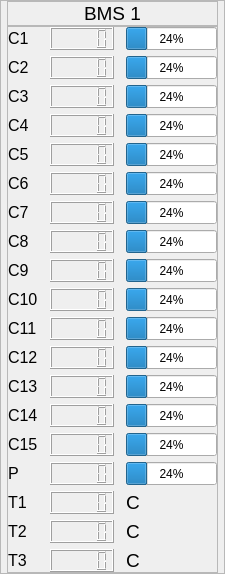
        <widget class="QFrame" name="BMS1">
         <property name="frameShape">
          <enum>QFrame::StyledPanel</enum>
         </property>
         <property name="frameShadow">
          <enum>QFrame::Raised</enum>
         </property>
         <layout class="QVBoxLayout" name="verticalLayout_2">
          <property name="spacing">
           <number>0</number>
          </property>
          <property name="leftMargin">
           <number>6</number>
          </property>
          <property name="topMargin">
           <number>0</number>
          </property>
          <property name="rightMargin">
           <number>6</number>
          </property>
          <property name="bottomMargin">
           <number>0</number>
          </property>
          <item>
           <widget class="QFrame" name="headline">
            <property name="maximumSize">
             <size>
              <width>16777215</width>
              <height>30</height>
             </size>
            </property>
            <property name="frameShape">
             <enum>QFrame::StyledPanel</enum>
            </property>
            <property name="frameShadow">
             <enum>QFrame::Raised</enum>
            </property>
            <layout class="QHBoxLayout" name="horizontalLayout_2">
             <property name="spacing">
              <number>0</number>
             </property>
             <property name="leftMargin">
              <number>0</number>
             </property>
             <property name="topMargin">
              <number>0</number>
             </property>
             <property name="rightMargin">
              <number>0</number>
             </property>
             <property name="bottomMargin">
              <number>0</number>
             </property>
             <item>
              <widget class="QLabel" name="label">
               <property name="font">
                <font>
                 <pointsize>14</pointsize>
                </font>
               </property>
               <property name="text">
                <string>BMS 1</string>
               </property>
               <property name="alignment">
                <set>Qt::AlignCenter</set>
               </property>
              </widget>
             </item>
            </layout>
           </widget>
          </item>
          <item>
           <widget class="QFrame" name="cell">
            <property name="frameShape">
             <enum>QFrame::StyledPanel</enum>
            </property>
            <property name="frameShadow">
             <enum>QFrame::Raised</enum>
            </property>
            <layout class="QVBoxLayout" name="verticalLayout_5">
             <property name="spacing">
              <number>0</number>
             </property>
             <property name="leftMargin">
              <number>0</number>
             </property>
             <property name="topMargin">
              <number>0</number>
             </property>
             <property name="rightMargin">
              <number>0</number>
             </property>
             <property name="bottomMargin">
              <number>0</number>
             </property>
             <item>
              <layout class="QGridLayout" name="gridLayout">
               <property name="horizontalSpacing">
                <number>12</number>
               </property>
               <property name="verticalSpacing">
                <number>6</number>
               </property>
               <item row="14" column="2">
                <widget class="QProgressBar" name="progressBar_15">
                 <property name="sizePolicy">
                  <sizepolicy hsizetype="Expanding" vsizetype="Expanding">
                   <horstretch>0</horstretch>
                   <verstretch>0</verstretch>
                  </sizepolicy>
                 </property>
                 <property name="value">
                  <number>24</number>
                 </property>
                </widget>
               </item>
               <item row="16" column="1">
                <widget class="QLCDNumber" name="lcdNumber_t1">
                 <property name="sizePolicy">
                  <sizepolicy hsizetype="Expanding" vsizetype="Expanding">
                   <horstretch>0</horstretch>
                   <verstretch>0</verstretch>
                  </sizepolicy>
                 </property>
                </widget>
               </item>
               <item row="10" column="0">
                <widget class="QLabel" name="label_12">
                 <property name="font">
                  <font>
                   <pointsize>12</pointsize>
                  </font>
                 </property>
                 <property name="text">
                  <string>C11</string>
                 </property>
                </widget>
               </item>
               <item row="9" column="0">
                <widget class="QLabel" name="label_11">
                 <property name="font">
                  <font>
                   <pointsize>12</pointsize>
                  </font>
                 </property>
                 <property name="text">
                  <string>C10</string>
                 </property>
                </widget>
               </item>
               <item row="6" column="2">
                <widget class="QProgressBar" name="progressBar_7">
                 <property name="sizePolicy">
                  <sizepolicy hsizetype="Expanding" vsizetype="Expanding">
                   <horstretch>0</horstretch>
                   <verstretch>0</verstretch>
                  </sizepolicy>
                 </property>
                 <property name="value">
                  <number>24</number>
                 </property>
                </widget>
               </item>
               <item row="12" column="0">
                <widget class="QLabel" name="label_14">
                 <property name="font">
                  <font>
                   <pointsize>12</pointsize>
                  </font>
                 </property>
                 <property name="text">
                  <string>C13</string>
                 </property>
                </widget>
               </item>
               <item row="11" column="2">
                <widget class="QProgressBar" name="progressBar_12">
                 <property name="sizePolicy">
                  <sizepolicy hsizetype="Expanding" vsizetype="Expanding">
                   <horstretch>0</horstretch>
                   <verstretch>0</verstretch>
                  </sizepolicy>
                 </property>
                 <property name="value">
                  <number>24</number>
                 </property>
                </widget>
               </item>
               <item row="4" column="1">
                <widget class="QLCDNumber" name="lcdNumber_5">
                 <property name="sizePolicy">
                  <sizepolicy hsizetype="Expanding" vsizetype="Expanding">
                   <horstretch>0</horstretch>
                   <verstretch>0</verstretch>
                  </sizepolicy>
                 </property>
                </widget>
               </item>
               <item row="17" column="1">
                <widget class="QLCDNumber" name="lcdNumber_t2">
                 <property name="sizePolicy">
                  <sizepolicy hsizetype="Expanding" vsizetype="Expanding">
                   <horstretch>0</horstretch>
                   <verstretch>0</verstretch>
                  </sizepolicy>
                 </property>
                </widget>
               </item>
               <item row="2" column="0">
                <widget class="QLabel" name="label_4">
                 <property name="font">
                  <font>
                   <pointsize>12</pointsize>
                  </font>
                 </property>
                 <property name="text">
                  <string>C3</string>
                 </property>
                </widget>
               </item>
               <item row="12" column="2">
                <widget class="QProgressBar" name="progressBar_13">
                 <property name="sizePolicy">
                  <sizepolicy hsizetype="Expanding" vsizetype="Expanding">
                   <horstretch>0</horstretch>
                   <verstretch>0</verstretch>
                  </sizepolicy>
                 </property>
                 <property name="value">
                  <number>24</number>
                 </property>
                </widget>
               </item>
               <item row="7" column="2">
                <widget class="QProgressBar" name="progressBar_8">
                 <property name="sizePolicy">
                  <sizepolicy hsizetype="Expanding" vsizetype="Expanding">
                   <horstretch>0</horstretch>
                   <verstretch>0</verstretch>
                  </sizepolicy>
                 </property>
                 <property name="value">
                  <number>24</number>
                 </property>
                </widget>
               </item>
               <item row="4" column="0">
                <widget class="QLabel" name="label_6">
                 <property name="font">
                  <font>
                   <pointsize>12</pointsize>
                  </font>
                 </property>
                 <property name="text">
                  <string>C5</string>
                 </property>
                </widget>
               </item>
               <item row="10" column="1">
                <widget class="QLCDNumber" name="lcdNumber_11">
                 <property name="sizePolicy">
                  <sizepolicy hsizetype="Expanding" vsizetype="Expanding">
                   <horstretch>0</horstretch>
                   <verstretch>0</verstretch>
                  </sizepolicy>
                 </property>
                </widget>
               </item>
               <item row="4" column="2">
                <widget class="QProgressBar" name="progressBar_5">
                 <property name="sizePolicy">
                  <sizepolicy hsizetype="Expanding" vsizetype="Expanding">
                   <horstretch>0</horstretch>
                   <verstretch>0</verstretch>
                  </sizepolicy>
                 </property>
                 <property name="value">
                  <number>24</number>
                 </property>
                </widget>
               </item>
               <item row="9" column="1">
                <widget class="QLCDNumber" name="lcdNumber_10">
                 <property name="sizePolicy">
                  <sizepolicy hsizetype="Expanding" vsizetype="Expanding">
                   <horstretch>0</horstretch>
                   <verstretch>0</verstretch>
                  </sizepolicy>
                 </property>
                </widget>
               </item>
               <item row="12" column="1">
                <widget class="QLCDNumber" name="lcdNumber_13">
                 <property name="sizePolicy">
                  <sizepolicy hsizetype="Expanding" vsizetype="Expanding">
                   <horstretch>0</horstretch>
                   <verstretch>0</verstretch>
                  </sizepolicy>
                 </property>
                </widget>
               </item>
               <item row="18" column="0">
                <widget class="QLabel" name="label_19">
                 <property name="font">
                  <font>
                   <pointsize>12</pointsize>
                  </font>
                 </property>
                 <property name="text">
                  <string>T3</string>
                 </property>
                </widget>
               </item>
               <item row="6" column="1">
                <widget class="QLCDNumber" name="lcdNumber_7">
                 <property name="sizePolicy">
                  <sizepolicy hsizetype="Expanding" vsizetype="Expanding">
                   <horstretch>0</horstretch>
                   <verstretch>0</verstretch>
                  </sizepolicy>
                 </property>
                </widget>
               </item>
               <item row="8" column="1">
                <widget class="QLCDNumber" name="lcdNumber_9">
                 <property name="sizePolicy">
                  <sizepolicy hsizetype="Expanding" vsizetype="Expanding">
                   <horstretch>0</horstretch>
                   <verstretch>0</verstretch>
                  </sizepolicy>
                 </property>
                </widget>
               </item>
               <item row="7" column="0">
                <widget class="QLabel" name="label_9">
                 <property name="font">
                  <font>
                   <pointsize>12</pointsize>
                  </font>
                 </property>
                 <property name="text">
                  <string>C8</string>
                 </property>
                </widget>
               </item>
               <item row="5" column="1">
                <widget class="QLCDNumber" name="lcdNumber_6">
                 <property name="sizePolicy">
                  <sizepolicy hsizetype="Expanding" vsizetype="Expanding">
                   <horstretch>0</horstretch>
                   <verstretch>0</verstretch>
                  </sizepolicy>
                 </property>
                </widget>
               </item>
               <item row="13" column="0">
                <widget class="QLabel" name="label_15">
                 <property name="font">
                  <font>
                   <pointsize>12</pointsize>
                  </font>
                 </property>
                 <property name="text">
                  <string>C14</string>
                 </property>
                </widget>
               </item>
               <item row="11" column="1">
                <widget class="QLCDNumber" name="lcdNumber_12">
                 <property name="sizePolicy">
                  <sizepolicy hsizetype="Expanding" vsizetype="Expanding">
                   <horstretch>0</horstretch>
                   <verstretch>0</verstretch>
                  </sizepolicy>
                 </property>
                </widget>
               </item>
               <item row="11" column="0">
                <widget class="QLabel" name="label_13">
                 <property name="font">
                  <font>
                   <pointsize>12</pointsize>
                  </font>
                 </property>
                 <property name="text">
                  <string>C12</string>
                 </property>
                </widget>
               </item>
               <item row="5" column="0">
                <widget class="QLabel" name="label_7">
                 <property name="font">
                  <font>
                   <pointsize>12</pointsize>
                  </font>
                 </property>
                 <property name="text">
                  <string>C6</string>
                 </property>
                </widget>
               </item>
               <item row="0" column="2">
                <widget class="QProgressBar" name="progressBar">
                 <property name="sizePolicy">
                  <sizepolicy hsizetype="Expanding" vsizetype="Expanding">
                   <horstretch>0</horstretch>
                   <verstretch>0</verstretch>
                  </sizepolicy>
                 </property>
                 <property name="value">
                  <number>24</number>
                 </property>
                </widget>
               </item>
               <item row="1" column="1">
                <widget class="QLCDNumber" name="lcdNumber_2">
                 <property name="sizePolicy">
                  <sizepolicy hsizetype="Expanding" vsizetype="Expanding">
                   <horstretch>0</horstretch>
                   <verstretch>0</verstretch>
                  </sizepolicy>
                 </property>
                </widget>
               </item>
               <item row="9" column="2">
                <widget class="QProgressBar" name="progressBar_10">
                 <property name="sizePolicy">
                  <sizepolicy hsizetype="Expanding" vsizetype="Expanding">
                   <horstretch>0</horstretch>
                   <verstretch>0</verstretch>
                  </sizepolicy>
                 </property>
                 <property name="value">
                  <number>24</number>
                 </property>
                </widget>
               </item>
               <item row="14" column="0">
                <widget class="QLabel" name="label_16">
                 <property name="font">
                  <font>
                   <pointsize>12</pointsize>
                  </font>
                 </property>
                 <property name="text">
                  <string>C15</string>
                 </property>
                </widget>
               </item>
               <item row="1" column="2">
                <widget class="QProgressBar" name="progressBar_2">
                 <property name="sizePolicy">
                  <sizepolicy hsizetype="Expanding" vsizetype="Expanding">
                   <horstretch>0</horstretch>
                   <verstretch>0</verstretch>
                  </sizepolicy>
                 </property>
                 <property name="value">
                  <number>24</number>
                 </property>
                </widget>
               </item>
               <item row="18" column="1">
                <widget class="QLCDNumber" name="lcdNumber_t3">
                 <property name="sizePolicy">
                  <sizepolicy hsizetype="Expanding" vsizetype="Expanding">
                   <horstretch>0</horstretch>
                   <verstretch>0</verstretch>
                  </sizepolicy>
                 </property>
                </widget>
               </item>
               <item row="7" column="1">
                <widget class="QLCDNumber" name="lcdNumber_8">
                 <property name="sizePolicy">
                  <sizepolicy hsizetype="Expanding" vsizetype="Expanding">
                   <horstretch>0</horstretch>
                   <verstretch>0</verstretch>
                  </sizepolicy>
                 </property>
                </widget>
               </item>
               <item row="8" column="0">
                <widget class="QLabel" name="label_10">
                 <property name="font">
                  <font>
                   <pointsize>12</pointsize>
                  </font>
                 </property>
                 <property name="text">
                  <string>C9</string>
                 </property>
                </widget>
               </item>
               <item row="0" column="1">
                <widget class="QLCDNumber" name="lcdNumber">
                 <property name="sizePolicy">
                  <sizepolicy hsizetype="Expanding" vsizetype="Expanding">
                   <horstretch>0</horstretch>
                   <verstretch>0</verstretch>
                  </sizepolicy>
                 </property>
                </widget>
               </item>
               <item row="14" column="1">
                <widget class="QLCDNumber" name="lcdNumber_15">
                 <property name="sizePolicy">
                  <sizepolicy hsizetype="Expanding" vsizetype="Expanding">
                   <horstretch>0</horstretch>
                   <verstretch>0</verstretch>
                  </sizepolicy>
                 </property>
                </widget>
               </item>
               <item row="10" column="2">
                <widget class="QProgressBar" name="progressBar_11">
                 <property name="sizePolicy">
                  <sizepolicy hsizetype="Expanding" vsizetype="Expanding">
                   <horstretch>0</horstretch>
                   <verstretch>0</verstretch>
                  </sizepolicy>
                 </property>
                 <property name="value">
                  <number>24</number>
                 </property>
                </widget>
               </item>
               <item row="1" column="0">
                <widget class="QLabel" name="label_3">
                 <property name="font">
                  <font>
                   <pointsize>12</pointsize>
                  </font>
                 </property>
                 <property name="text">
                  <string>C2</string>
                 </property>
                </widget>
               </item>
               <item row="8" column="2">
                <widget class="QProgressBar" name="progressBar_9">
                 <property name="sizePolicy">
                  <sizepolicy hsizetype="Expanding" vsizetype="Expanding">
                   <horstretch>0</horstretch>
                   <verstretch>0</verstretch>
                  </sizepolicy>
                 </property>
                 <property name="value">
                  <number>24</number>
                 </property>
                </widget>
               </item>
               <item row="16" column="0">
                <widget class="QLabel" name="label_17">
                 <property name="font">
                  <font>
                   <pointsize>12</pointsize>
                  </font>
                 </property>
                 <property name="text">
                  <string>T1</string>
                 </property>
                </widget>
               </item>
               <item row="2" column="2">
                <widget class="QProgressBar" name="progressBar_3">
                 <property name="sizePolicy">
                  <sizepolicy hsizetype="Expanding" vsizetype="Expanding">
                   <horstretch>0</horstretch>
                   <verstretch>0</verstretch>
                  </sizepolicy>
                 </property>
                 <property name="value">
                  <number>24</number>
                 </property>
                </widget>
               </item>
               <item row="17" column="0">
                <widget class="QLabel" name="label_18">
                 <property name="font">
                  <font>
                   <pointsize>12</pointsize>
                  </font>
                 </property>
                 <property name="text">
                  <string>T2</string>
                 </property>
                </widget>
               </item>
               <item row="6" column="0">
                <widget class="QLabel" name="label_8">
                 <property name="font">
                  <font>
                   <pointsize>12</pointsize>
                  </font>
                 </property>
                 <property name="text">
                  <string>C7</string>
                 </property>
                </widget>
               </item>
               <item row="2" column="1">
                <widget class="QLCDNumber" name="lcdNumber_3">
                 <property name="sizePolicy">
                  <sizepolicy hsizetype="Expanding" vsizetype="Expanding">
                   <horstretch>0</horstretch>
                   <verstretch>0</verstretch>
                  </sizepolicy>
                 </property>
                </widget>
               </item>
               <item row="3" column="0">
                <widget class="QLabel" name="label_5">
                 <property name="font">
                  <font>
                   <pointsize>12</pointsize>
                  </font>
                 </property>
                 <property name="text">
                  <string>C4</string>
                 </property>
                </widget>
               </item>
               <item row="13" column="2">
                <widget class="QProgressBar" name="progressBar_14">
                 <property name="sizePolicy">
                  <sizepolicy hsizetype="Expanding" vsizetype="Expanding">
                   <horstretch>0</horstretch>
                   <verstretch>0</verstretch>
                  </sizepolicy>
                 </property>
                 <property name="value">
                  <number>24</number>
                 </property>
                </widget>
               </item>
               <item row="3" column="1">
                <widget class="QLCDNumber" name="lcdNumber_4">
                 <property name="sizePolicy">
                  <sizepolicy hsizetype="Expanding" vsizetype="Expanding">
                   <horstretch>0</horstretch>
                   <verstretch>0</verstretch>
                  </sizepolicy>
                 </property>
                </widget>
               </item>
               <item row="5" column="2">
                <widget class="QProgressBar" name="progressBar_6">
                 <property name="sizePolicy">
                  <sizepolicy hsizetype="Expanding" vsizetype="Expanding">
                   <horstretch>0</horstretch>
                   <verstretch>0</verstretch>
                  </sizepolicy>
                 </property>
                 <property name="value">
                  <number>24</number>
                 </property>
                </widget>
               </item>
               <item row="13" column="1">
                <widget class="QLCDNumber" name="lcdNumber_14">
                 <property name="sizePolicy">
                  <sizepolicy hsizetype="Expanding" vsizetype="Expanding">
                   <horstretch>0</horstretch>
                   <verstretch>0</verstretch>
                  </sizepolicy>
                 </property>
                </widget>
               </item>
               <item row="3" column="2">
                <widget class="QProgressBar" name="progressBar_4">
                 <property name="sizePolicy">
                  <sizepolicy hsizetype="Expanding" vsizetype="Expanding">
                   <horstretch>0</horstretch>
                   <verstretch>0</verstretch>
                  </sizepolicy>
                 </property>
                 <property name="value">
                  <number>24</number>
                 </property>
                </widget>
               </item>
               <item row="0" column="0">
                <widget class="QLabel" name="label_2">
                 <property name="font">
                  <font>
                   <pointsize>12</pointsize>
                  </font>
                 </property>
                 <property name="text">
                  <string>C1</string>
                 </property>
                </widget>
               </item>
               <item row="15" column="0">
                <widget class="QLabel" name="label_58">
                 <property name="font">
                  <font>
                   <pointsize>12</pointsize>
                  </font>
                 </property>
                 <property name="text">
                  <string>P</string>
                 </property>
                </widget>
               </item>
               <item row="15" column="1">
                <widget class="QLCDNumber" name="lcdNumberp">
                 <property name="sizePolicy">
                  <sizepolicy hsizetype="Expanding" vsizetype="Expanding">
                   <horstretch>0</horstretch>
                   <verstretch>0</verstretch>
                  </sizepolicy>
                 </property>
                 <property name="digitCount">
                  <number>5</number>
                 </property>
                 <property name="value" stdset="0">
                  <double>0.000000000000000</double>
                 </property>
                 <property name="intValue" stdset="0">
                  <number>0</number>
                 </property>
                </widget>
               </item>
               <item row="15" column="2">
                <widget class="QProgressBar" name="progressBarp">
                 <property name="sizePolicy">
                  <sizepolicy hsizetype="Expanding" vsizetype="Expanding">
                   <horstretch>0</horstretch>
                   <verstretch>0</verstretch>
                  </sizepolicy>
                 </property>
                 <property name="value">
                  <number>24</number>
                 </property>
                </widget>
               </item>
               <item row="16" column="2">
                <widget class="QLabel" name="label_61">
                 <property name="font">
                  <font>
                   <pointsize>14</pointsize>
                  </font>
                 </property>
                 <property name="text">
                  <string>C</string>
                 </property>
                </widget>
               </item>
               <item row="17" column="2">
                <widget class="QLabel" name="label_62">
                 <property name="font">
                  <font>
                   <pointsize>14</pointsize>
                  </font>
                 </property>
                 <property name="text">
                  <string>C</string>
                 </property>
                </widget>
               </item>
               <item row="18" column="2">
                <widget class="QLabel" name="label_63">
                 <property name="font">
                  <font>
                   <pointsize>14</pointsize>
                  </font>
                 </property>
                 <property name="text">
                  <string>C</string>
                 </property>
                </widget>
               </item>
              </layout>
             </item>
            </layout>
           </widget>
          </item>
         </layout>
        </widget>
